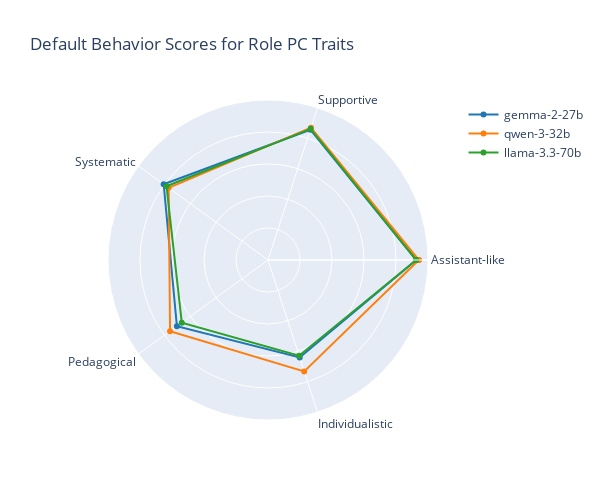

Here is the notebook cell this chart was saved with:
### Code cell
import plotly.graph_objects as go

# Get traits for each axis based on configuration
axis_traits = []
for source_model, pc, end in plot_axes:
    df = pc_sim_dfs[source_model]
    if end == 'top':
        traits = df.nlargest(N, pc)['trait'].tolist()
    else:
        traits = df.nsmallest(N, pc)['trait'].tolist()
    axis_traits.append(traits)
    print(f"{source_model} {pc} ({end}): {traits}")

# Calculate mean behavioral score for each axis for each model
plot_data = {model: [] for model in models}

for axis_idx, traits in enumerate(axis_traits):
    for model in models:
        scores = [behavioral_scores[model].get(t, np.nan) for t in traits]
        mean_score = np.nanmean(scores)
        plot_data[model].append(mean_score)

# Create radial plot
fig = go.Figure()

colors = ['rgb(31, 119, 180)', 'rgb(255, 127, 14)', 'rgb(44, 160, 44)']

for idx, model in enumerate(models):
    values = plot_data[model] + [plot_data[model][0]]  # Close the polygon
    
    fig.add_trace(go.Scatterpolar(
        r=values,
        theta=axis_labels + [axis_labels[0]],
        name=model,
        line=dict(color=colors[idx])
    ))

fig.update_polars(
    radialaxis=dict(
        range=[0, 100],
        showticklabels=False
    )
)

fig.update_layout(
    title="Default Behavior Scores for Role PC Traits",
    height=500,
    width=600,
    showlegend=True
)

fig.show()

### Figure 1 — Plotly figure (JSON) as saved in the notebook; plotly's stock layout.template omitted (floating-point values rounded to 4 significant figures)
{"data": [{"line": {"color": "rgb(31, 119, 180)"}, "name": "gemma-2-27b", "r": [92.68, 85.61, 80.59, 70.39, 64.09, 92.68], "theta": ["Assistant-like", "Supportive", "Systematic", "Pedagogical", "Individualistic", "Assistant-like"], "type": "scatterpolar"}, {"line": {"color": "rgb(255, 127, 14)"}, "name": "qwen-3-32b", "r": [94.27, 86.95, 76.75, 75.66, 73.2, 94.27], "theta": ["Assistant-like", "Supportive", "Systematic", "Pedagogical", "Individualistic", "Assistant-like"], "type": "scatterpolar"}, {"line": {"color": "rgb(44, 160, 44)"}, "name": "llama-3.3-70b", "r": [92.61, 86.2, 78.41, 66.6, 62.92, 92.61], "theta": ["Assistant-like", "Supportive", "Systematic", "Pedagogical", "Individualistic", "Assistant-like"], "type": "scatterpolar"}], "layout": {"height": 500, "polar": {"radialaxis": {"range": [0, 100], "showticklabels": false}}, "showlegend": true, "title": {"text": "Default Behavior Scores for Role PC Traits"}, "width": 600}}
